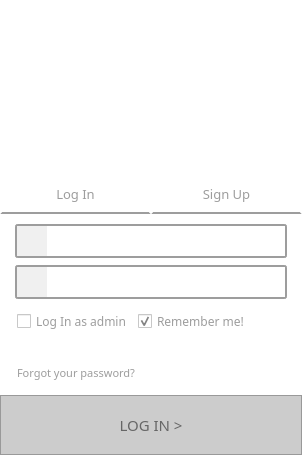
<?xml version="1.0" encoding="UTF-8"?>
<ui version="4.0">
 <class>Login</class>
 <widget class="QMainWindow" name="Login">
  <property name="geometry">
   <rect>
    <x>0</x>
    <y>0</y>
    <width>302</width>
    <height>455</height>
   </rect>
  </property>
  <property name="minimumSize">
   <size>
    <width>302</width>
    <height>455</height>
   </size>
  </property>
  <property name="maximumSize">
   <size>
    <width>302</width>
    <height>455</height>
   </size>
  </property>
  <property name="windowTitle">
   <string>Login</string>
  </property>
  <property name="styleSheet">
   <string notr="true">background-color: rgb(255, 255, 255);</string>
  </property>
  <widget class="QWidget" name="centralWidget">
   <property name="styleSheet">
    <string notr="true"/>
   </property>
   <layout class="QVBoxLayout" name="verticalLayout_4" stretch="0,0,0,0">
    <property name="spacing">
     <number>0</number>
    </property>
    <property name="leftMargin">
     <number>0</number>
    </property>
    <property name="topMargin">
     <number>0</number>
    </property>
    <property name="rightMargin">
     <number>0</number>
    </property>
    <property name="bottomMargin">
     <number>0</number>
    </property>
    <item>
     <widget class="QLabel" name="labelLogo">
      <property name="enabled">
       <bool>true</bool>
      </property>
      <property name="minimumSize">
       <size>
        <width>0</width>
        <height>150</height>
       </size>
      </property>
      <property name="maximumSize">
       <size>
        <width>16777215</width>
        <height>16777215</height>
       </size>
      </property>
      <property name="styleSheet">
       <string notr="true">border-image:url(:/images/images/logo_small.png);</string>
      </property>
      <property name="text">
       <string/>
      </property>
      <property name="scaledContents">
       <bool>false</bool>
      </property>
     </widget>
    </item>
    <item>
     <layout class="QHBoxLayout" name="horizontalLayout_14">
      <item>
       <spacer name="horizontalSpacer_19">
        <property name="orientation">
         <enum>Qt::Horizontal</enum>
        </property>
        <property name="sizeType">
         <enum>QSizePolicy::Fixed</enum>
        </property>
        <property name="sizeHint" stdset="0">
         <size>
          <width>15</width>
          <height>20</height>
         </size>
        </property>
       </spacer>
      </item>
      <item>
       <widget class="QLabel" name="labelError">
        <property name="enabled">
         <bool>false</bool>
        </property>
        <property name="sizePolicy">
         <sizepolicy hsizetype="Expanding" vsizetype="Expanding">
          <horstretch>0</horstretch>
          <verstretch>0</verstretch>
         </sizepolicy>
        </property>
        <property name="minimumSize">
         <size>
          <width>0</width>
          <height>0</height>
         </size>
        </property>
        <property name="styleSheet">
         <string notr="true">color:&quot;red&quot;</string>
        </property>
        <property name="text">
         <string/>
        </property>
       </widget>
      </item>
      <item>
       <spacer name="horizontalSpacer_20">
        <property name="orientation">
         <enum>Qt::Horizontal</enum>
        </property>
        <property name="sizeHint" stdset="0">
         <size>
          <width>20</width>
          <height>20</height>
         </size>
        </property>
       </spacer>
      </item>
     </layout>
    </item>
    <item>
     <layout class="QHBoxLayout" name="horizontalLayout" stretch="0,0">
      <property name="spacing">
       <number>0</number>
      </property>
      <property name="sizeConstraint">
       <enum>QLayout::SetNoConstraint</enum>
      </property>
      <item>
       <widget class="QPushButton" name="buttonLogIn">
        <property name="minimumSize">
         <size>
          <width>84</width>
          <height>40</height>
         </size>
        </property>
        <property name="font">
         <font>
          <family>Century Gothic</family>
          <pointsize>10</pointsize>
         </font>
        </property>
        <property name="styleSheet">
         <string notr="true">QPushButton {
	border: 2px solid;
	border-top-color: rgb(255, 255, 255);
	border-right-color: rgb(255, 255, 255);
	border-left-color: rgb(255, 255, 255);
	border-bottom-color: rgb(157, 157, 157);
    min-width: 80px;
	color: rgb(157, 157, 157)
}

QPushButton:pressed {
	background-color: rgb(243, 243, 243);
	border: 2px solid;
	border-top-color: rgb(255, 255, 255);
	border-right-color: rgb(255, 255, 255);
	border-left-color: rgb(255, 255, 255);
	border-bottom-color: rgb(109, 118, 126);
	color: rgb(109, 118, 126)
}

QPushButton:hover {
	background-color: rgb(243, 243, 243);
}</string>
        </property>
        <property name="text">
         <string>Log In</string>
        </property>
       </widget>
      </item>
      <item>
       <widget class="QPushButton" name="buttoSignUp">
        <property name="minimumSize">
         <size>
          <width>84</width>
          <height>40</height>
         </size>
        </property>
        <property name="font">
         <font>
          <family>Century Gothic</family>
          <pointsize>10</pointsize>
         </font>
        </property>
        <property name="styleSheet">
         <string notr="true">QPushButton {
    /*background-color: qlineargradient(x1: 0, y1: 0, x2: 0, y2: 1,

                                      stop: 0 #f6f7fa, stop: 1 #dadbde); */
	border: 2px solid;
	border-top-color: rgb(255, 255, 255);
	border-right-color: rgb(255, 255, 255);
	border-left-color: rgb(255, 255, 255);
	border-bottom-color: rgb(157, 157, 157);
    min-width: 80px;
	color: rgb(157, 157, 157)
}

QPushButton:pressed {
	background-color: rgb(243, 243, 243);
	border: 2px solid;
	border-top-color: rgb(255, 255, 255);
	border-right-color: rgb(255, 255, 255);
	border-left-color: rgb(255, 255, 255);
	border-bottom-color: rgb(109, 118, 126);
	color: rgb(109, 118, 126)
}

QPushButton:hover {
	background-color: rgb(243, 243, 243);
}</string>
        </property>
        <property name="text">
         <string>Sign Up</string>
        </property>
       </widget>
      </item>
     </layout>
    </item>
    <item>
     <widget class="QStackedWidget" name="stackedWidget">
      <property name="minimumSize">
       <size>
        <width>302</width>
        <height>241</height>
       </size>
      </property>
      <property name="maximumSize">
       <size>
        <width>302</width>
        <height>241</height>
       </size>
      </property>
      <property name="currentIndex">
       <number>0</number>
      </property>
      <widget class="QWidget" name="LoginPage">
       <layout class="QVBoxLayout" name="verticalLayout">
        <property name="spacing">
         <number>7</number>
        </property>
        <property name="leftMargin">
         <number>0</number>
        </property>
        <property name="topMargin">
         <number>10</number>
        </property>
        <property name="rightMargin">
         <number>0</number>
        </property>
        <property name="bottomMargin">
         <number>0</number>
        </property>
        <item>
         <layout class="QHBoxLayout" name="horizontalLayoutUserImput" stretch="0,1,0">
          <property name="spacing">
           <number>0</number>
          </property>
          <item>
           <spacer name="horizontalSpacer_3">
            <property name="orientation">
             <enum>Qt::Horizontal</enum>
            </property>
            <property name="sizeHint" stdset="0">
             <size>
              <width>15</width>
              <height>20</height>
             </size>
            </property>
           </spacer>
          </item>
          <item>
           <widget class="QFrame" name="frame_2">
            <property name="minimumSize">
             <size>
              <width>0</width>
              <height>34</height>
             </size>
            </property>
            <property name="maximumSize">
             <size>
              <width>16777215</width>
              <height>34</height>
             </size>
            </property>
            <property name="styleSheet">
             <string notr="true">QFrame {
    border: 2px solid rgb(157, 157, 157);
	border-radius:3px
}</string>
            </property>
            <property name="frameShape">
             <enum>QFrame::StyledPanel</enum>
            </property>
            <property name="frameShadow">
             <enum>QFrame::Raised</enum>
            </property>
            <layout class="QHBoxLayout" name="horizontalLayout_2">
             <property name="spacing">
              <number>0</number>
             </property>
             <property name="leftMargin">
              <number>0</number>
             </property>
             <property name="topMargin">
              <number>0</number>
             </property>
             <property name="rightMargin">
              <number>0</number>
             </property>
             <property name="bottomMargin">
              <number>0</number>
             </property>
             <item>
              <widget class="QLabel" name="labelUserIcon">
               <property name="minimumSize">
                <size>
                 <width>30</width>
                 <height>30</height>
                </size>
               </property>
               <property name="maximumSize">
                <size>
                 <width>30</width>
                 <height>30</height>
                </size>
               </property>
               <property name="styleSheet">
                <string notr="true">border:none;
border-radius:0px;
background-color: rgb(240, 240, 240);	
anchors.top: parent.top;</string>
               </property>
               <property name="text">
                <string/>
               </property>
               <property name="pixmap">
                <pixmap resource="resources.qrc">:/images/images/userIcon.png</pixmap>
               </property>
               <property name="scaledContents">
                <bool>true</bool>
               </property>
              </widget>
             </item>
             <item>
              <widget class="QLineEdit" name="lineEditUserLog">
               <property name="minimumSize">
                <size>
                 <width>0</width>
                 <height>30</height>
                </size>
               </property>
               <property name="maximumSize">
                <size>
                 <width>16777215</width>
                 <height>16777215</height>
                </size>
               </property>
               <property name="font">
                <font>
                 <pointsize>10</pointsize>
                </font>
               </property>
               <property name="styleSheet">
                <string notr="true">border: none;</string>
               </property>
               <property name="text">
                <string/>
               </property>
              </widget>
             </item>
            </layout>
           </widget>
          </item>
          <item>
           <spacer name="horizontalSpacer_2">
            <property name="orientation">
             <enum>Qt::Horizontal</enum>
            </property>
            <property name="sizeHint" stdset="0">
             <size>
              <width>15</width>
              <height>20</height>
             </size>
            </property>
           </spacer>
          </item>
         </layout>
        </item>
        <item>
         <layout class="QHBoxLayout" name="horizontalLayoutPassInput" stretch="0,1,0">
          <property name="spacing">
           <number>0</number>
          </property>
          <item>
           <spacer name="horizontalSpacer_4">
            <property name="orientation">
             <enum>Qt::Horizontal</enum>
            </property>
            <property name="sizeHint" stdset="0">
             <size>
              <width>15</width>
              <height>20</height>
             </size>
            </property>
           </spacer>
          </item>
          <item>
           <widget class="QFrame" name="frame">
            <property name="minimumSize">
             <size>
              <width>0</width>
              <height>34</height>
             </size>
            </property>
            <property name="maximumSize">
             <size>
              <width>16777215</width>
              <height>34</height>
             </size>
            </property>
            <property name="styleSheet">
             <string notr="true">QFrame {
    border: 2px solid rgb(157, 157, 157);
	border-radius:3px
}</string>
            </property>
            <property name="frameShape">
             <enum>QFrame::StyledPanel</enum>
            </property>
            <property name="frameShadow">
             <enum>QFrame::Raised</enum>
            </property>
            <layout class="QHBoxLayout" name="horizontalLayout_4">
             <property name="spacing">
              <number>0</number>
             </property>
             <property name="leftMargin">
              <number>0</number>
             </property>
             <property name="topMargin">
              <number>0</number>
             </property>
             <property name="rightMargin">
              <number>0</number>
             </property>
             <property name="bottomMargin">
              <number>0</number>
             </property>
             <item>
              <widget class="QLabel" name="labelPassIcon">
               <property name="minimumSize">
                <size>
                 <width>30</width>
                 <height>30</height>
                </size>
               </property>
               <property name="maximumSize">
                <size>
                 <width>30</width>
                 <height>30</height>
                </size>
               </property>
               <property name="styleSheet">
                <string notr="true">border:none;
border-radius:0px;
	background-color: rgb(240, 240, 240);
	</string>
               </property>
               <property name="text">
                <string/>
               </property>
               <property name="pixmap">
                <pixmap resource="resources.qrc">:/images/images/passIcon.png</pixmap>
               </property>
               <property name="scaledContents">
                <bool>true</bool>
               </property>
              </widget>
             </item>
             <item>
              <widget class="QLineEdit" name="lineEditPassLog">
               <property name="minimumSize">
                <size>
                 <width>0</width>
                 <height>30</height>
                </size>
               </property>
               <property name="maximumSize">
                <size>
                 <width>16777215</width>
                 <height>16777215</height>
                </size>
               </property>
               <property name="font">
                <font>
                 <pointsize>10</pointsize>
                </font>
               </property>
               <property name="styleSheet">
                <string notr="true">border: none;</string>
               </property>
               <property name="text">
                <string/>
               </property>
               <property name="echoMode">
                <enum>QLineEdit::Password</enum>
               </property>
              </widget>
             </item>
            </layout>
           </widget>
          </item>
          <item>
           <spacer name="horizontalSpacer">
            <property name="orientation">
             <enum>Qt::Horizontal</enum>
            </property>
            <property name="sizeHint" stdset="0">
             <size>
              <width>15</width>
              <height>20</height>
             </size>
            </property>
           </spacer>
          </item>
         </layout>
        </item>
        <item>
         <layout class="QHBoxLayout" name="horizontalLayout_12">
          <item>
           <spacer name="horizontalSpacer_15">
            <property name="orientation">
             <enum>Qt::Horizontal</enum>
            </property>
            <property name="sizeType">
             <enum>QSizePolicy::Fixed</enum>
            </property>
            <property name="sizeHint" stdset="0">
             <size>
              <width>17</width>
              <height>20</height>
             </size>
            </property>
           </spacer>
          </item>
          <item>
           <widget class="QCheckBox" name="checkBoxAdminLogIn">
            <property name="minimumSize">
             <size>
              <width>0</width>
              <height>30</height>
             </size>
            </property>
            <property name="font">
             <font>
              <family>Century Gothic</family>
              <pointsize>9</pointsize>
             </font>
            </property>
            <property name="styleSheet">
             <string notr="true">	color: rgb(157, 157, 157)</string>
            </property>
            <property name="text">
             <string>Log In as admin</string>
            </property>
           </widget>
          </item>
          <item>
           <widget class="QCheckBox" name="checkBoxRememberMe">
            <property name="minimumSize">
             <size>
              <width>0</width>
              <height>30</height>
             </size>
            </property>
            <property name="font">
             <font>
              <family>Century Gothic</family>
              <pointsize>9</pointsize>
             </font>
            </property>
            <property name="styleSheet">
             <string notr="true">	color: rgb(157, 157, 157)</string>
            </property>
            <property name="text">
             <string>Remember me!</string>
            </property>
            <property name="checked">
             <bool>true</bool>
            </property>
           </widget>
          </item>
          <item>
           <spacer name="horizontalSpacer_16">
            <property name="orientation">
             <enum>Qt::Horizontal</enum>
            </property>
            <property name="sizeHint" stdset="0">
             <size>
              <width>40</width>
              <height>20</height>
             </size>
            </property>
           </spacer>
          </item>
         </layout>
        </item>
        <item>
         <spacer name="verticalSpacer_2">
          <property name="orientation">
           <enum>Qt::Vertical</enum>
          </property>
          <property name="sizeHint" stdset="0">
           <size>
            <width>20</width>
            <height>40</height>
           </size>
          </property>
         </spacer>
        </item>
        <item>
         <layout class="QHBoxLayout" name="horizontalLayout_22" stretch="0,0,0">
          <item>
           <spacer name="horizontalSpacer_13">
            <property name="orientation">
             <enum>Qt::Horizontal</enum>
            </property>
            <property name="sizeType">
             <enum>QSizePolicy::Fixed</enum>
            </property>
            <property name="sizeHint" stdset="0">
             <size>
              <width>17</width>
              <height>20</height>
             </size>
            </property>
           </spacer>
          </item>
          <item>
           <widget class="QLabel" name="labelForgotPassword">
            <property name="minimumSize">
             <size>
              <width>0</width>
              <height>30</height>
             </size>
            </property>
            <property name="maximumSize">
             <size>
              <width>16777215</width>
              <height>30</height>
             </size>
            </property>
            <property name="font">
             <font>
              <family>Century Gothic</family>
              <pointsize>8</pointsize>
             </font>
            </property>
            <property name="styleSheet">
             <string notr="true">	color: rgb(157, 157, 157)</string>
            </property>
            <property name="text">
             <string>Forgot your password?</string>
            </property>
           </widget>
          </item>
          <item>
           <spacer name="horizontalSpacer_14">
            <property name="orientation">
             <enum>Qt::Horizontal</enum>
            </property>
            <property name="sizeHint" stdset="0">
             <size>
              <width>17</width>
              <height>20</height>
             </size>
            </property>
           </spacer>
          </item>
         </layout>
        </item>
        <item>
         <widget class="QPushButton" name="buttonLogInCheck">
          <property name="enabled">
           <bool>false</bool>
          </property>
          <property name="sizePolicy">
           <sizepolicy hsizetype="Minimum" vsizetype="Fixed">
            <horstretch>0</horstretch>
            <verstretch>0</verstretch>
           </sizepolicy>
          </property>
          <property name="minimumSize">
           <size>
            <width>0</width>
            <height>60</height>
           </size>
          </property>
          <property name="maximumSize">
           <size>
            <width>16777215</width>
            <height>16777215</height>
           </size>
          </property>
          <property name="font">
           <font>
            <family>Century Gothic</family>
            <pointsize>11</pointsize>
            <weight>50</weight>
            <bold>false</bold>
           </font>
          </property>
          <property name="styleSheet">
           <string notr="true">QPushButton {	
	color: rgb(255, 255, 255);
	background-color: rgb(5, 45, 80);
	border:none
}

QPushButton:pressed {
	background-color: rgb(6, 48, 85);
	border:none
}
QPushButton:hover {
	background-color: rgb(9, 80, 141);
	border:none
}

QPushButton:disabled{
  border: 1px solid #999999;
  background-color: #cccccc;
  color: #666666;
}</string>
          </property>
          <property name="text">
           <string>LOG IN &gt;</string>
          </property>
          <property name="autoDefault">
           <bool>false</bool>
          </property>
          <property name="default">
           <bool>false</bool>
          </property>
          <property name="flat">
           <bool>false</bool>
          </property>
         </widget>
        </item>
       </layout>
      </widget>
      <widget class="QWidget" name="SignUpPage">
       <layout class="QVBoxLayout" name="verticalLayout_2">
        <property name="spacing">
         <number>0</number>
        </property>
        <property name="leftMargin">
         <number>0</number>
        </property>
        <property name="topMargin">
         <number>0</number>
        </property>
        <property name="rightMargin">
         <number>0</number>
        </property>
        <property name="bottomMargin">
         <number>0</number>
        </property>
        <item>
         <layout class="QHBoxLayout" name="horizontalLayout_8" stretch="0,1,0">
          <item>
           <spacer name="verticalSpacer_3">
            <property name="orientation">
             <enum>Qt::Vertical</enum>
            </property>
            <property name="sizeHint" stdset="0">
             <size>
              <width>17</width>
              <height>50</height>
             </size>
            </property>
           </spacer>
          </item>
          <item>
           <widget class="QFrame" name="frame_3">
            <property name="minimumSize">
             <size>
              <width>0</width>
              <height>34</height>
             </size>
            </property>
            <property name="maximumSize">
             <size>
              <width>16777215</width>
              <height>34</height>
             </size>
            </property>
            <property name="styleSheet">
             <string notr="true">QFrame {
    border: 2px solid rgb(157, 157, 157);
	border-radius:3px;
padding-bottom:0;
}
</string>
            </property>
            <property name="frameShape">
             <enum>QFrame::StyledPanel</enum>
            </property>
            <property name="frameShadow">
             <enum>QFrame::Raised</enum>
            </property>
            <layout class="QHBoxLayout" name="horizontalLayout_3">
             <property name="spacing">
              <number>0</number>
             </property>
             <property name="leftMargin">
              <number>0</number>
             </property>
             <property name="topMargin">
              <number>0</number>
             </property>
             <property name="rightMargin">
              <number>0</number>
             </property>
             <property name="bottomMargin">
              <number>0</number>
             </property>
             <item>
              <widget class="QLabel" name="label">
               <property name="minimumSize">
                <size>
                 <width>55</width>
                 <height>30</height>
                </size>
               </property>
               <property name="maximumSize">
                <size>
                 <width>200</width>
                 <height>200</height>
                </size>
               </property>
               <property name="styleSheet">
                <string notr="true">border:none;
border-radius:0px;
background-color: rgb(240, 240, 240);	
anchors.top: parent.top;
padding-left:5;</string>
               </property>
               <property name="text">
                <string>Name</string>
               </property>
              </widget>
             </item>
             <item>
              <widget class="QLineEdit" name="lineEditSurname">
               <property name="enabled">
                <bool>true</bool>
               </property>
               <property name="font">
                <font>
                 <pointsize>10</pointsize>
                </font>
               </property>
               <property name="styleSheet">
                <string notr="true">border: none;</string>
               </property>
              </widget>
             </item>
            </layout>
           </widget>
          </item>
          <item>
           <spacer name="horizontalSpacer_7">
            <property name="orientation">
             <enum>Qt::Horizontal</enum>
            </property>
            <property name="sizeHint" stdset="0">
             <size>
              <width>15</width>
              <height>20</height>
             </size>
            </property>
           </spacer>
          </item>
         </layout>
        </item>
        <item>
         <layout class="QHBoxLayout" name="horizontalLayout_9" stretch="0,1,0">
          <item>
           <spacer name="verticalSpacer_4">
            <property name="orientation">
             <enum>Qt::Vertical</enum>
            </property>
            <property name="sizeHint" stdset="0">
             <size>
              <width>17</width>
              <height>50</height>
             </size>
            </property>
           </spacer>
          </item>
          <item>
           <widget class="QFrame" name="frame_4">
            <property name="minimumSize">
             <size>
              <width>0</width>
              <height>34</height>
             </size>
            </property>
            <property name="maximumSize">
             <size>
              <width>16777215</width>
              <height>34</height>
             </size>
            </property>
            <property name="styleSheet">
             <string notr="true">QFrame {
    border: 2px solid rgb(157, 157, 157);
	border-radius:3px
}</string>
            </property>
            <property name="frameShape">
             <enum>QFrame::StyledPanel</enum>
            </property>
            <property name="frameShadow">
             <enum>QFrame::Raised</enum>
            </property>
            <layout class="QHBoxLayout" name="horizontalLayout_5">
             <property name="spacing">
              <number>0</number>
             </property>
             <property name="leftMargin">
              <number>0</number>
             </property>
             <property name="topMargin">
              <number>0</number>
             </property>
             <property name="rightMargin">
              <number>0</number>
             </property>
             <property name="bottomMargin">
              <number>0</number>
             </property>
             <item>
              <widget class="QLabel" name="label_2">
               <property name="minimumSize">
                <size>
                 <width>55</width>
                 <height>30</height>
                </size>
               </property>
               <property name="maximumSize">
                <size>
                 <width>200</width>
                 <height>200</height>
                </size>
               </property>
               <property name="styleSheet">
                <string notr="true">border:none;
border-radius:0px;
background-color: rgb(240, 240, 240);	
anchors.top: parent.top;
padding-left:5;</string>
               </property>
               <property name="text">
                <string>Surname</string>
               </property>
              </widget>
             </item>
             <item>
              <widget class="QLineEdit" name="lineEditName">
               <property name="font">
                <font>
                 <pointsize>10</pointsize>
                </font>
               </property>
               <property name="styleSheet">
                <string notr="true">border: none;</string>
               </property>
              </widget>
             </item>
            </layout>
           </widget>
          </item>
          <item>
           <spacer name="horizontalSpacer_11">
            <property name="orientation">
             <enum>Qt::Horizontal</enum>
            </property>
            <property name="sizeHint" stdset="0">
             <size>
              <width>15</width>
              <height>20</height>
             </size>
            </property>
           </spacer>
          </item>
         </layout>
        </item>
        <item>
         <layout class="QHBoxLayout" name="horizontalLayout_10" stretch="0,1,0">
          <item>
           <spacer name="verticalSpacer_5">
            <property name="orientation">
             <enum>Qt::Vertical</enum>
            </property>
            <property name="sizeHint" stdset="0">
             <size>
              <width>17</width>
              <height>50</height>
             </size>
            </property>
           </spacer>
          </item>
          <item>
           <widget class="QFrame" name="frame_5">
            <property name="minimumSize">
             <size>
              <width>0</width>
              <height>34</height>
             </size>
            </property>
            <property name="maximumSize">
             <size>
              <width>16777215</width>
              <height>34</height>
             </size>
            </property>
            <property name="styleSheet">
             <string notr="true">QFrame {
    border: 2px solid rgb(157, 157, 157);
	border-radius:3px
}</string>
            </property>
            <property name="frameShape">
             <enum>QFrame::StyledPanel</enum>
            </property>
            <property name="frameShadow">
             <enum>QFrame::Raised</enum>
            </property>
            <layout class="QHBoxLayout" name="horizontalLayout_6">
             <property name="spacing">
              <number>0</number>
             </property>
             <property name="leftMargin">
              <number>0</number>
             </property>
             <property name="topMargin">
              <number>0</number>
             </property>
             <property name="rightMargin">
              <number>0</number>
             </property>
             <property name="bottomMargin">
              <number>0</number>
             </property>
             <item>
              <widget class="QLabel" name="label_3">
               <property name="minimumSize">
                <size>
                 <width>55</width>
                 <height>30</height>
                </size>
               </property>
               <property name="maximumSize">
                <size>
                 <width>200</width>
                 <height>200</height>
                </size>
               </property>
               <property name="styleSheet">
                <string notr="true">border:none;
border-radius:0px;
background-color: rgb(240, 240, 240);	
anchors.top: parent.top;
padding-left:5;</string>
               </property>
               <property name="text">
                <string>User</string>
               </property>
              </widget>
             </item>
             <item>
              <widget class="QLineEdit" name="lineEditUser">
               <property name="enabled">
                <bool>true</bool>
               </property>
               <property name="font">
                <font>
                 <pointsize>10</pointsize>
                </font>
               </property>
               <property name="styleSheet">
                <string notr="true">border: none;</string>
               </property>
              </widget>
             </item>
            </layout>
           </widget>
          </item>
          <item>
           <spacer name="horizontalSpacer_8">
            <property name="orientation">
             <enum>Qt::Horizontal</enum>
            </property>
            <property name="sizeHint" stdset="0">
             <size>
              <width>15</width>
              <height>20</height>
             </size>
            </property>
           </spacer>
          </item>
         </layout>
        </item>
        <item>
         <layout class="QHBoxLayout" name="horizontalLayout_11" stretch="0,1,0">
          <item>
           <spacer name="verticalSpacer_6">
            <property name="orientation">
             <enum>Qt::Vertical</enum>
            </property>
            <property name="sizeHint" stdset="0">
             <size>
              <width>17</width>
              <height>50</height>
             </size>
            </property>
           </spacer>
          </item>
          <item>
           <widget class="QFrame" name="frame_6">
            <property name="minimumSize">
             <size>
              <width>0</width>
              <height>34</height>
             </size>
            </property>
            <property name="maximumSize">
             <size>
              <width>16777215</width>
              <height>34</height>
             </size>
            </property>
            <property name="styleSheet">
             <string notr="true">QFrame {
    border: 2px solid rgb(157, 157, 157);
	border-radius:3px
}</string>
            </property>
            <property name="frameShape">
             <enum>QFrame::StyledPanel</enum>
            </property>
            <property name="frameShadow">
             <enum>QFrame::Raised</enum>
            </property>
            <layout class="QHBoxLayout" name="horizontalLayout_7">
             <property name="spacing">
              <number>0</number>
             </property>
             <property name="leftMargin">
              <number>0</number>
             </property>
             <property name="topMargin">
              <number>0</number>
             </property>
             <property name="rightMargin">
              <number>0</number>
             </property>
             <property name="bottomMargin">
              <number>0</number>
             </property>
             <item>
              <widget class="QLabel" name="label_4">
               <property name="minimumSize">
                <size>
                 <width>55</width>
                 <height>30</height>
                </size>
               </property>
               <property name="maximumSize">
                <size>
                 <width>200</width>
                 <height>200</height>
                </size>
               </property>
               <property name="styleSheet">
                <string notr="true">border:none;
border-radius:0px;
background-color: rgb(240, 240, 240);	
anchors.top: parent.top;
padding-left:5;</string>
               </property>
               <property name="text">
                <string>Password</string>
               </property>
              </widget>
             </item>
             <item>
              <widget class="QLineEdit" name="lineEditPassword">
               <property name="enabled">
                <bool>true</bool>
               </property>
               <property name="font">
                <font>
                 <pointsize>10</pointsize>
                </font>
               </property>
               <property name="styleSheet">
                <string notr="true">border: none;</string>
               </property>
               <property name="echoMode">
                <enum>QLineEdit::Password</enum>
               </property>
              </widget>
             </item>
            </layout>
           </widget>
          </item>
          <item>
           <spacer name="horizontalSpacer_12">
            <property name="orientation">
             <enum>Qt::Horizontal</enum>
            </property>
            <property name="sizeHint" stdset="0">
             <size>
              <width>15</width>
              <height>20</height>
             </size>
            </property>
           </spacer>
          </item>
         </layout>
        </item>
        <item>
         <layout class="QHBoxLayout" name="horizontalLayout_13">
          <item>
           <spacer name="verticalSpacer">
            <property name="orientation">
             <enum>Qt::Vertical</enum>
            </property>
            <property name="sizeHint" stdset="0">
             <size>
              <width>17</width>
              <height>40</height>
             </size>
            </property>
           </spacer>
          </item>
          <item>
           <widget class="QCheckBox" name="checkBoxSignUpIsAdmin">
            <property name="styleSheet">
             <string notr="true">	color: rgb(157, 157, 157)</string>
            </property>
            <property name="text">
             <string>Sign Up as Administrator</string>
            </property>
           </widget>
          </item>
          <item>
           <spacer name="horizontalSpacer_18">
            <property name="orientation">
             <enum>Qt::Horizontal</enum>
            </property>
            <property name="sizeHint" stdset="0">
             <size>
              <width>40</width>
              <height>20</height>
             </size>
            </property>
           </spacer>
          </item>
         </layout>
        </item>
        <item>
         <widget class="QPushButton" name="buttonSignUpCheck">
          <property name="enabled">
           <bool>false</bool>
          </property>
          <property name="sizePolicy">
           <sizepolicy hsizetype="Minimum" vsizetype="Expanding">
            <horstretch>0</horstretch>
            <verstretch>0</verstretch>
           </sizepolicy>
          </property>
          <property name="minimumSize">
           <size>
            <width>0</width>
            <height>60</height>
           </size>
          </property>
          <property name="font">
           <font>
            <family>Century Gothic</family>
            <pointsize>11</pointsize>
           </font>
          </property>
          <property name="styleSheet">
           <string notr="true">QPushButton {	
	background-color: rgb(7, 55, 99);
	color: rgb(255, 255, 255);
	border:none
}

QPushButton:pressed {
	background-color: rgb(6, 48, 85);
	border:none
}
QPushButton:hover {
	background-color: rgb(9, 80, 141);
	border:none
}</string>
          </property>
          <property name="text">
           <string>&lt; SIGN UP</string>
          </property>
         </widget>
        </item>
       </layout>
      </widget>
     </widget>
    </item>
   </layout>
  </widget>
 </widget>
 <layoutdefault spacing="6" margin="11"/>
 <resources>
  <include location="resources.qrc"/>
 </resources>
 <connections/>
</ui>
